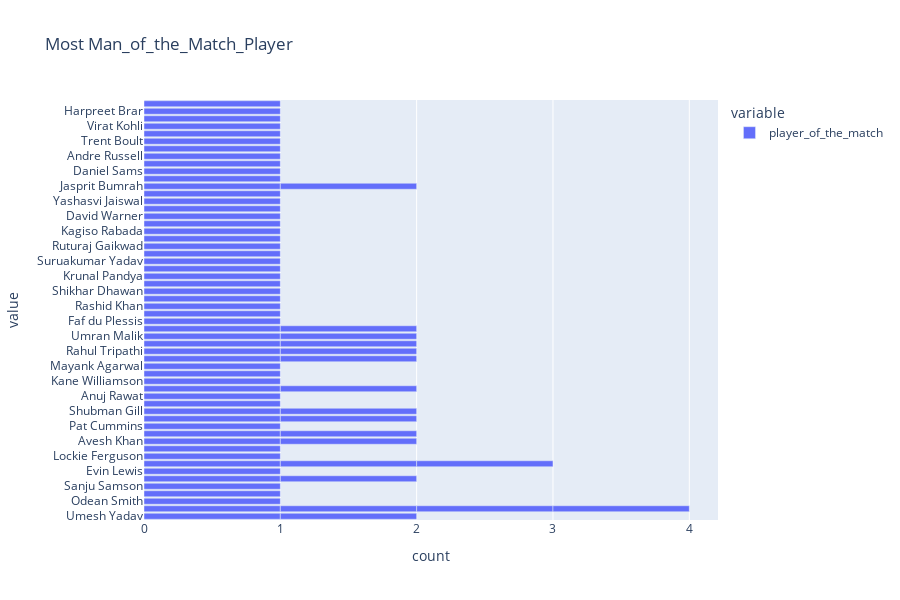

The code cell stored with this chart in its notebook:
### Markdown cell above
# Identify Most Man_of_the_Match_Player

### Code cell
fig =px.bar(data, x=["player_of_the_match"], title= "Most Man_of_the_Match_Player",height=600)
fig.write_image("ipl_team_wins.png", width=1000, height=600, scale=2)

### Figure 1 — Plotly figure (JSON) as saved in the notebook; plotly's stock layout.template omitted (floating-point values rounded to 4 significant figures)
{"data": [{"alignmentgroup": "True", "hovertemplate": "variable=player_of_the_match<br>count=%{x}<br>value=%{y}<extra></extra>", "legendgroup": "player_of_the_match", "marker": {"color": "#636efa", "pattern": {"shape": ""}}, "name": "player_of_the_match", "offsetgroup": "player_of_the_match", "orientation": "h", "showlegend": true, "textposition": "auto", "type": "bar", "x": [1, 1, 1, 1, 1, 1, 1, 1, 1, 1, 1, 1, 1, 1, 1, 1, 1, 1, 1, 1, 1, 1, 1, 1, 1, 1, 1, 1, 1, 1, 1, 1, 1, 1, 1, 1, 1, 1, 1, 1, 1, 1, 1, 1, 1, 1, 1, 1, 1, 1, 1, 1, 1, 1, 1, 1, 1, 1, 1, 1, 1, 1, 1, 1, 1, 1, 1, 1, 1, 1, 1, 1, 1, 1], "xaxis": "x", "y": ["Umesh Yadav", "Kuldeep Yadav", "Odean Smith", "Mohammed Shami", "Sanju Samson", "Wanindu Hasaranga", "Evin Lewis", "Umesh Yadav", "Jos Buttler", "Lockie Ferguson", "Liam Livingstone", "Avesh Khan", "Dinesh Karthik", "Pat Cummins", "Quinton de Kock", "Shubman Gill", "Abhishek Sharma", "Anuj Rawat", "Kuldeep Yadav", "Yuzvendra Chahal", "Kane Williamson", "Shivam Dube", "Mayank Agarwal", "Hardik Pandya", "Rahul Tripathi", "K L Rahul", "Dinesh Karthik", "Umran Malik", "David Miller", "Yuzvendra Chahal", "Faf du Plessis", "Kuldeep Yadav", "Mukesh Choudhary", "Jos Buttler", "Rashid Khan", "Marco Jansen", "K L Rahul", "Shikhar Dhawan", "Riyan Parag", "Umran Malik", "Kuldeep Yadav", "Krunal Pandya", "Rahul Tewatia", "Suruakumar Yadav", "Mohsin Khan", "Ruturaj Gaikwad", "Rinku Singh", "Kagiso Rabada", "Harshal Patel", "David Warner", "Tim David", "Yashasvi Jaiswal", "Avesh Khan", "Wanindu Hasaranga", "Devon Conway", "Jasprit Bumrah", "Shubman Gill", "Mitchell Marsh", "Daniel Sams", "Jonny Bairstow", "Andre Russell", "W. Saha", "Trent Boult", "Shardul Thakur", "Rahul Tripathi", "Quinton de Kock", "Virat Kohli", "R Aswin", "Jasprit Bumrah", "Harpreet Brar", "David Miller", "Rajat Patidar", "Jos Buttler", "Hardik Pandya"], "yaxis": "y"}], "layout": {"barmode": "relative", "height": 600, "legend": {"title": {"text": "variable"}, "tracegroupgap": 0}, "title": {"text": "Most Man_of_the_Match_Player"}, "xaxis": {"anchor": "y", "domain": [0, 1], "title": {"text": "count"}}, "yaxis": {"anchor": "x", "domain": [0, 1], "title": {"text": "value"}}}}
